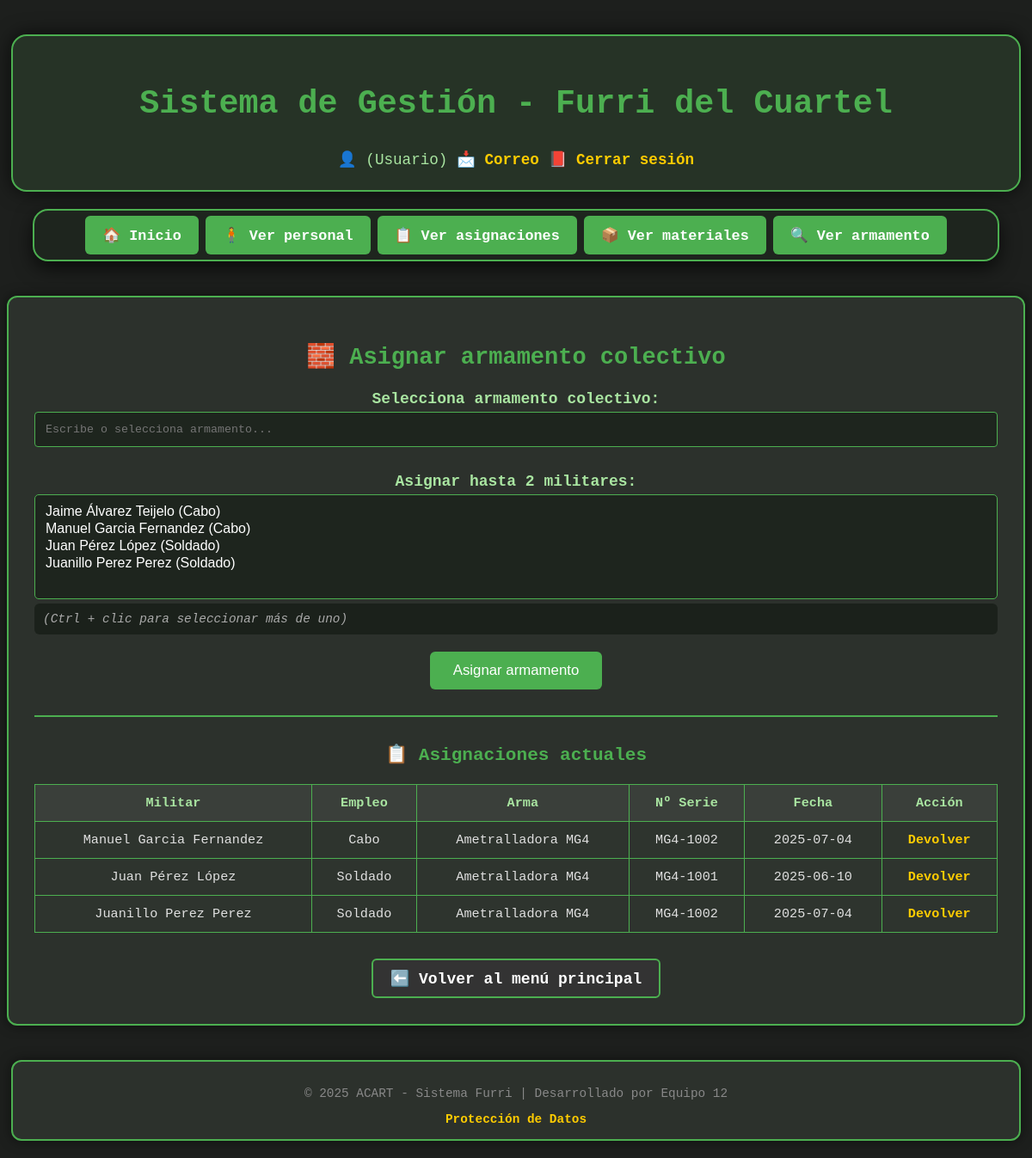
Page /asignar_arma_colectiva.php (signed in) on the committed database.
### tables this page shows
CREATE TABLE `ASIGNACION_COLECTIVO` (
  `id_armamento` int(11) NOT NULL,
  `id_personal` int(11) NOT NULL,
  `fecha_asignacion` date NOT NULL
);

CREATE TABLE `PERSONAS` (
  `id_personal` int(11) NOT NULL,
  `nombre` varchar(50) NOT NULL,
  `apellidos` varchar(150) NOT NULL,
  `dni` varchar(15) NOT NULL,
  `empleo_id` int(11) DEFAULT NULL,
  `activo` tinyint(1) DEFAULT 1
);

CREATE TABLE `EMPLEOS` (
  `id_empleo` int(11) NOT NULL,
  `nombre_empleo` varchar(50) NOT NULL
);

CREATE TABLE `ARMAMENTO_COLECTIVO` (
  `id_armamento` int(11) NOT NULL,
  `nombre` varchar(50) NOT NULL,
  `numero_serie` varchar(100) DEFAULT NULL,
  `estado` enum('operativo','inoperativo','escalón') DEFAULT 'operativo',
  `asignado_a` varchar(100) DEFAULT NULL
);

### Web/asignar_arma_colectiva.php (the view, shortened to what this page needs)
<?php
include 'header.php';
include 'conexion.php';
$pagina = isset($_GET['pagina']) ? max(1, intval($_GET['pagina'])) : 1;
$por_pagina = 10;
$offset = ($pagina - 1) * $por_pagina;
$militares = $conexion->query("
    SELECT p.id_personal, CONCAT(p.nombre, ' ', p.apellidos) AS nombre_completo, e.nombre_empleo
    FROM PERSONAS p
    JOIN EMPLEOS e ON p.empleo_id = e.id_empleo
    WHERE p.activo = 1 AND e.nombre_empleo IN ('Soldado', 'Cabo')
    ORDER BY p.apellidos ASC, p.nombre ASC
")->fetch_all(MYSQLI_ASSOC);
$asignaciones = $conexion->query("
    SELECT ac.id_armamento, ac.id_personal, ac.fecha_asignacion,
           p.nombre, p.apellidos, e.nombre_empleo,
           a.nombre AS arma, a.numero_serie
    FROM ASIGNACION_COLECTIVO ac
    JOIN PERSONAS p ON ac.id_personal = p.id_personal
    JOIN EMPLEOS e ON p.empleo_id = e.id_empleo
    JOIN ARMAMENTO_COLECTIVO a ON ac.id_armamento = a.id_armamento
    ORDER BY p.apellidos ASC, p.nombre ASC
    LIMIT $por_pagina OFFSET $offset
")->fetch_all(MYSQLI_ASSOC);
?>
<!DOCTYPE html>
<html lang="es">
<head>
    <link rel="stylesheet" href="estilo.css">
</head>
<body>
<?php include 'nav.php'; ?>
<main class="contenedor">
    <h2>🧱 Asignar armamento colectivo</h2>
    <form method="POST">
        <label>Selecciona armamento colectivo:</label>
        <input list="lista-armamento" name="id_armamento" class="combo-estilo" required placeholder="Escribe o selecciona armamento...">
        <label>Asignar hasta 2 militares:</label>
        <select name="id_personal[]" multiple size="5" required>
            <?php foreach ($militares as $m): ?>
                <option value="<?= $m['id_personal'] ?>">
                </option>
            <?php endforeach; ?>
        </select>
        <p style="font-size: 0.9rem; color: #aaa; text-align: left;">(Ctrl + clic para seleccionar más de uno)</p>
        <input type="submit" value="Asignar armamento">
    </form>
    <hr>
    <h3>📋 Asignaciones actuales</h3>
    <?php if (count($asignaciones) > 0): ?>
        <table>
    <tr>
        <th>Militar</th>
        <th>Empleo</th>
        <th>Arma</th>
        <th>Nº Serie</th>
        <th>Fecha</th>
        <th>Acción</th>
    </tr>
<?php foreach ($asignaciones as $as): ?>
    <tr>
        <td><?= htmlspecialchars($as['nombre'] . ' ' . $as['apellidos']) ?></td>
        <td><?= htmlspecialchars($as['nombre_empleo']) ?></td>
        <td><?= htmlspecialchars($as['arma']) ?></td>
        <td><?= htmlspecialchars($as['numero_serie']) ?></td>
        <td><?= $as['fecha_asignacion'] ?></td>
        <td>
            <a href="?devolver=<?= $as['id_personal'] ?>&arma=<?= $as['id_armamento'] ?>" onclick="return confirm('¿Confirmar devolución?')">Devolver</a>
        </td>
    </tr>
<?php endforeach; ?>
        </table>
    <?php else: ?>
        <p>No hay asignaciones activas.</p>
    <?php endif; ?>
    <div style="text-align: center; margin-top: 30px;">
        <a href="index.php" class="boton-volver">⬅️ Volver al menú principal</a>
    </div>
</main>
<?php include 'footer.php'; ?>
</body>
</html>

### Web/header.php (shortened to what this page needs)
<header>
    <div class="header-content">
        <div class="titulo">
            <h2>Sistema de Gestión - Furri del Cuartel</h2>
        </div>
        <?php if (isset($_SESSION['usuario'])): ?>
<div class="acciones-usuario">
    <?php
        $usuario = ucfirst(htmlspecialchars($_SESSION['usuario']));
        $rol = ucfirst(htmlspecialchars($_SESSION['rol']));
    ?>
    <span>👤 <?= $usuario ?> (<?= $rol ?>)</span>
    <a href="enviar_mensaje.php">📩 Correo</a>
    <a href="index.php?logout=1">📕 Cerrar sesión</a>
</div>
        <?php endif; ?>
    </div>
</header>

### Web/nav.php (shortened to what this page needs)
<nav>
    <ul class="nav-links">
        <li><a href="index.php">🏠 Inicio</a></li>
            <li><a href="ver_personal.php">🧍 Ver personal</a></li>
        <li><a href="ver_asignaciones.php">📋 Ver asignaciones</a></li>
        <li><a href="ver_materiales.php">📦 Ver materiales</a></li>
        <li><a href="ver_armamento.php">🔍 Ver armamento</a></li>
    </ul>
</nav>

### Web/footer.php
<footer>
    <p>© 2025 ACART - Sistema Furri | Desarrollado por Equipo 12</p>
    <?php if (isset($_SESSION['usuario'])): ?>
        <a href="proteccion_datos.php">Protección de Datos</a>
    <?php endif; ?>
</footer>

### Web/estilo.css (style rules this page uses)
body { background-color: #1d1f1d; color: #e0e0e0; font-family: 'Courier New', monospace; margin: 0; padding: 0; }
h2, h3 { color: #4caf50; text-align: center; }
header, nav, .contenedor, .flex-wrapper, footer { max-width: 1100px; margin-left: auto; margin-right: auto; }
header { margin-top: 40px; margin-bottom: 20px; padding: 25px; background-color: #263326; color: #a9e5a1; border: 2px solid #4caf50; border-radius: 18px; text-align: center; box-shadow: 0 0 22px #000000aa; }
nav { margin-top: 0; margin-bottom: 40px; padding: 6px 0; background-color: #1e251e; border: 2px solid #4caf50; border-radius: 18px; box-shadow: 0 8px 22px #000000aa; }
.nav-links { list-style: none; display: flex; flex-wrap: wrap; justify-content: center; gap: 8px; margin: 0; padding: 0; }
.nav-links li a { background-color: #4caf50; color: white; font-size: 0.9rem; padding: 6px 12px; border-radius: 6px; text-decoration: none; font-weight: bold; font-family: monospace; white-space: nowrap; transition: background-color 0.3s; display: inline-block; }
footer { margin-top: 40px; margin-bottom: 20px; padding: 15px 25px; background-color: #2c312c; color: #888; border: 2px solid #4caf50; border-radius: 12px; box-shadow: 0 0 14px #00000080; text-align: center; font-size: 0.9rem; }
.contenedor { margin-top: 0; margin-bottom: 40px; padding: 30px; background-color: #2c312c; border: 2px solid #4caf50; border-radius: 12px; text-align: center; box-shadow: 0 0 14px #00000080; }
.boton-volver { display: inline-block; padding: 10px 20px; background-color: #333; color: #fff; border: 2px solid #4caf50; border-radius: 6px; text-decoration: none; font-weight: bold; transition: background-color 0.3s, border-color 0.3s; }
form { max-width: 100%; margin: 0 auto; }
label, form label { display: block; margin: 10px 0 5px; color: #a9e5a1; font-weight: bold; }
input[type="text"], input[type="password"], input[type="email"], input[type="number"], select, textarea { width: 100%; padding: 10px; margin-bottom: 15px; border-radius: 5px; border: 1px solid #4caf50; background-color: #1e251e; color: white; font-size: 1rem; box-sizing: border-box; }
input[list].combo-estilo { width: 100%; padding: 12px; border: 1px solid #4CAF50; background-color: #1e251e; color: #ffffff; font-family: 'Courier New', monospace; border-radius: 4px; margin-bottom: 20px; box-sizing: border-box; }
input[type="submit"] { width: auto; min-width: 180px; padding: 10px 22px; margin: 20px auto 10px; display: block; background-color: #4caf50; border: none; color: white; font-size: 1rem; border-radius: 6px; cursor: pointer; transition: background-color 0.3s; text-align: center; }
table { width: 100%; border-collapse: collapse; margin-top: 10px; background-color: #2e342e; }
th, td { padding: 10px; border: 1px solid #4caf50; text-align: center; }
th { background-color: #3a3f3a; color: #a9e5a1; }
a { color: #ffcc00; text-decoration: none; font-weight: bold; }
p[style] { padding: 10px; border-radius: 6px; font-family: monospace; background-color: #1b211b; margin-bottom: 15px; }
p[style*="font-size: 0.9rem"] { margin-top: -10px; margin-bottom: 20px; font-style: italic; }
select[multiple] { height: auto; min-height: 120px; }
hr { border: 1px solid #4caf50; margin: 30px 0; }
@media (min-width: 1200px) { body { font-size: 18px; } }
@media (min-width: 1200px) { .titulo { font-size: 1.5rem; } }
@media (min-width: 1200px) { .nav-links li a { font-size: 1.05rem; padding: 10px 16px; } }
@media (min-width: 1200px) { .acciones-usuario { font-size: 1.1rem; } }
@media (min-width: 1200px) { .titulo { font-size: 1.6rem; } }
@media (min-width: 1200px) { .nav-links li a { font-size: 1.05rem; padding: 12px 20px; } }
@media (min-width: 1200px) { header, nav, .contenedor, .flex-wrapper, footer { max-width: 1300px; width: calc(100% - 80px); } }
@media (min-width: 1200px) { table { font-size: 0.95rem; } }
@media (min-width: 1200px) { th, td { padding: 12px; } }
@media (min-width: 1200px) { input[type="submit"] { min-width: 200px; padding: 12px 26px; font-size: 1.05rem; } }

### rows in the picture
asignacion_colectivo: id_personal.apellidos "Manuel Garcia Fernandez", empleos.nombre_empleo "Cabo", id_armamento.nombre "Ametralladora MG4", id_armamento.numero_serie "MG4-1002", fecha_asignacion "2025-07-04"
asignacion_colectivo: id_personal.apellidos "Juan Pérez López", empleos.nombre_empleo "Soldado", id_armamento.nombre "Ametralladora MG4", id_armamento.numero_serie "MG4-1001", fecha_asignacion "2025-06-10"
asignacion_colectivo: id_personal.apellidos "Juanillo Perez Perez", empleos.nombre_empleo "Soldado", id_armamento.nombre "Ametralladora MG4", id_armamento.numero_serie "MG4-1002", fecha_asignacion "2025-07-04"

### other values in the picture
$rol "Usuario"
